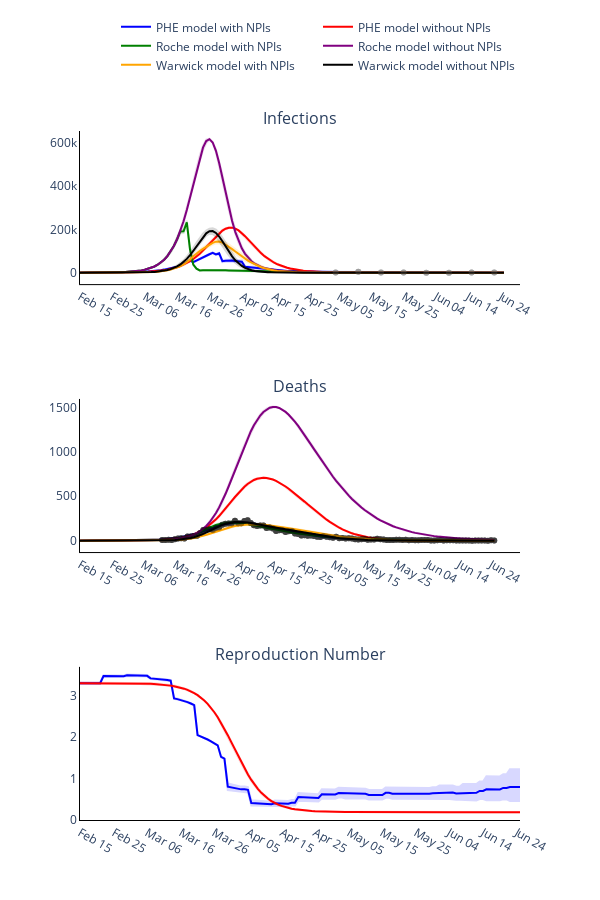

Notebook source saved alongside this figure:
### Markdown cell above
### Plot observed versus predicted using model with inferred parameters

### Code cell
# Trace names - represent the solver used for the simulation
trace_name = ['PHE model with NPIs', 'PHE model without NPIs', 'Roche model with NPIs', 'Roche model without NPIs', 'Warwick model with NPIs', 'Warwick model without NPIs']
titles = ['Infections', 'Deaths', 'Reproduction Number']

fig = go.Figure()
fig = make_subplots(rows=len(titles), cols=1, subplot_titles=tuple(titles), horizontal_spacing = 0.15)

# Plot (continuous predicted timeline and pointwise observed numbers each day)
for t, trace in enumerate(trace_name):
    # Plot of infections
    fig.add_trace(
        go.Scatter(
            x=times,
            y=new_infec_mean[t][0].tolist(),
            mode='lines',
            name=trace_name[t],
            line_color=colours[t]
        ),
        row= 1,
        col= 1
    )

    fig.add_trace(
        go.Scatter(
            x=times + times[::-1],
            y=new_infec_upper[t][0].tolist() + new_infec_lower[t][0].tolist()[::-1],
            fill='toself',
            fillcolor=colours[t],
            line_color=colours[t],
            opacity=0.15,
            mode='lines',
            showlegend=False,
            name=trace_name[t]
        ),
        row= 1,
        col= 1
    )

    fig.add_trace(
        go.Scatter(
            x=serology_times,
            y=np.sum(np.multiply(np.nan_to_num(np.divide(positives_data[r], tests[r])), susceptibles[r]), axis=1).tolist(),
            mode='markers',
            opacity=0.2,
            name=trace_name[r],
            showlegend=False,
            line_color=colours[-2]
        ),
        row= 1,
        col= 1
    )

    # Plot deaths
    fig.add_trace(
        go.Scatter(
            x=times,
            y=deaths_mean[t][0].tolist(),
            mode='lines',
            name=trace_name[t],
            showlegend=False,
            line_color=colours[t]
        ),
        row= 2,
        col= 1
    )

    fig.add_trace(
        go.Scatter(
            x=times + times[::-1],
            y=deaths_upper[t][0].tolist() + deaths_lower[t][0].tolist()[::-1],
            fill='toself',
            fillcolor=colours[t],
            line_color=colours[t],
            opacity=0.15,
            mode='lines',
            showlegend=False,
            name=trace_name[t]
        ),
        row= 2,
        col= 1
    )

    fig.add_trace(
        go.Scatter(
            x=deaths_times,
            y=np.sum(deaths_data[0], axis=1).tolist(),
            mode='markers',
            opacity=0.2,
            name=trace_name[t],
            showlegend=False,
            line_color=colours[-3]
        ),
        row= 2,
        col= 1
    )

    # Plot reproduction number
    if t < 2:
        fig.add_trace(
            go.Scatter(
                x=times,
                y=reprod_num_mean[t][0].tolist(),
                mode='lines',
                name=trace_name[t],
                showlegend=False,
                line_color=colours[t]
            ),
            row= 3,
            col= 1
        )

        fig.add_trace(
            go.Scatter(
                x=times + times[::-1],
                y=reprod_num_upper[t][0].tolist() + reprod_num_lower[t][0].tolist()[::-1],
                fill='toself',
                fillcolor=colours[t],
                line_color=colours[t],
                opacity=0.15,
                mode='lines',
                showlegend=False,
                name=trace_name[t]
            ),
            row= 3,
            col= 1
        )

# Add axis labels
fig.update_layout(
    width=600, 
    height=900,
    plot_bgcolor='white',
    xaxis=dict(
        linecolor='black',
        tickvals=np.arange(1, total_days, 10).tolist(),
        ticktext=['Feb 15', 'Feb 25', 'Mar 06', 'Mar 16', 'Mar 26', 'Apr 05', 'Apr 15', 'Apr 25', 'May 05', 'May 15', 'May 25', 'Jun 04', 'Jun 14', 'Jun 24']),
    yaxis=dict(linecolor='black'),
    xaxis2=dict(
        linecolor='black',
        tickvals=np.arange(1, total_days, 10).tolist(),
        ticktext=['Feb 15', 'Feb 25', 'Mar 06', 'Mar 16', 'Mar 26', 'Apr 05', 'Apr 15', 'Apr 25', 'May 05', 'May 15', 'May 25', 'Jun 04', 'Jun 14', 'Jun 24']),
    yaxis2=dict(linecolor='black'),
    xaxis3=dict(
        linecolor='black',
        tickvals=np.arange(1, total_days, 10).tolist(),
        ticktext=['Feb 15', 'Feb 25', 'Mar 06', 'Mar 16', 'Mar 26', 'Apr 05', 'Apr 15', 'Apr 25', 'May 05', 'May 15', 'May 25', 'Jun 04', 'Jun 14', 'Jun 24']),
    yaxis3=dict(linecolor='black'),
    legend=dict(
        orientation='h',
        yanchor="bottom",
        y=1.075,
        xanchor="right",
        x=1)
    )

fig.write_image('images/Model_comparison.pdf')
fig.show()

### Figure 1 — Plotly figure (JSON) as saved in the notebook; plotly's stock layout.template omitted (floating-point values rounded to 4 significant figures; data arrays with more than 128 entries replaced by an {"elided": "..."} marker saying what was removed)
{"data": [{"line": {"color": "blue"}, "mode": "lines", "name": "PHE model with NPIs", "type": "scatter", "x": {"elided": "132 int values"}, "xaxis": "x", "y": {"elided": "132 float values"}, "yaxis": "y"}, {"fill": "toself", "fillcolor": "blue", "line": {"color": "blue"}, "mode": "lines", "name": "PHE model with NPIs", "opacity": 0.15, "showlegend": false, "type": "scatter", "x": {"elided": "264 int values"}, "xaxis": "x", "y": {"elided": "264 float values"}, "yaxis": "y"}, {"line": {"color": "gray"}, "mode": "markers", "name": "PHE model with NPIs", "opacity": 0.2, "showlegend": false, "type": "scatter", "x": [80, 87, 94, 101, 108, 115, 122, 129], "xaxis": "x", "y": [1324.0, 3902.0, 1017.0, 372.9, 0, 0, 1378.0, 997.1, 982, 818.3, 241.0, 240.6, 0, 0, 827.9, 1296.0, 0, 1934.0, 2575.0, 2745.0, 709.9, 3286.0, 7272.0, 5684.0, 3567.0, 0, 6016.0, 7705.0, 8541.0, 0, 19160.0, 16580.0, 16990.0, 4429.0, 3429.0, 3375.0, 2405.0, 1205.0, 725.3, 1277.0, 6202.0, 998.6, 527.7, 1008.0, 0, 669.5, 446.0, 1265.0, 739.8, 6587.0, 6924.0, 5566.0, 3583.0], "yaxis": "y"}, {"line": {"color": "blue"}, "mode": "lines", "name": "PHE model with NPIs", "showlegend": false, "type": "scatter", "x": {"elided": "132 int values"}, "xaxis": "x2", "y": {"elided": "132 float values"}, "yaxis": "y2"}, {"fill": "toself", "fillcolor": "blue", "line": {"color": "blue"}, "mode": "lines", "name": "PHE model with NPIs", "opacity": 0.15, "showlegend": false, "type": "scatter", "x": {"elided": "264 int values"}, "xaxis": "x2", "y": {"elided": "264 float values"}, "yaxis": "y2"}, {"line": {"color": "black"}, "mode": "markers", "name": "PHE model with NPIs", "opacity": 0.2, "showlegend": false, "type": "scatter", "x": [27, 28, 29, 30, 31, 32, 33, 34, 35, 36, 37, 38, 39, 40, 41, 42, 43, 44, 45, 46, 47, 48, 49, 50, 51, 52, 53, 54, 55, 56, 57, 58, 59, 60, 61, 62, 63, 64, 65, 66, 67, 68, 69, 70, 71, 72, 73, 74, 75, 76, 77, 78, 79, 80, 81, 82, 83, 84, 85, 86, 87, 88, 89, 90, 91, 92, 93, 94, 95, 96, 97, 98, 99, 100, 101, 102, 103, 104, 105, 106, 107, 108, 109, 110, 111, 112, 113, 114, 115, 116, 117, 118, 119, 120, 121, 122, 123, 124, 125, 126, 127, 128, 129, 130, 131, 132], "xaxis": "x2", "y": {"elided": "471 int values"}, "yaxis": "y2"}, {"line": {"color": "blue"}, "mode": "lines", "name": "PHE model with NPIs", "showlegend": false, "type": "scatter", "x": {"elided": "132 int values"}, "xaxis": "x3", "y": {"elided": "132 float values"}, "yaxis": "y3"}, {"fill": "toself", "fillcolor": "blue", "line": {"color": "blue"}, "mode": "lines", "name": "PHE model with NPIs", "opacity": 0.15, "showlegend": false, "type": "scatter", "x": {"elided": "264 int values"}, "xaxis": "x3", "y": {"elided": "264 float values"}, "yaxis": "y3"}, {"line": {"color": "red"}, "mode": "lines", "name": "PHE model without NPIs", "type": "scatter", "x": {"elided": "132 int values"}, "xaxis": "x", "y": {"elided": "132 float values"}, "yaxis": "y"}, {"fill": "toself", "fillcolor": "red", "line": {"color": "red"}, "mode": "lines", "name": "PHE model without NPIs", "opacity": 0.15, "showlegend": false, "type": "scatter", "x": {"elided": "264 int values"}, "xaxis": "x", "y": {"elided": "264 float values"}, "yaxis": "y"}, {"line": {"color": "gray"}, "mode": "markers", "name": "PHE model with NPIs", "opacity": 0.2, "showlegend": false, "type": "scatter", "x": [80, 87, 94, 101, 108, 115, 122, 129], "xaxis": "x", "y": [1324.0, 3902.0, 1017.0, 372.9, 0, 0, 1378.0, 997.1, 982, 818.3, 241.0, 240.6, 0, 0, 827.9, 1296.0, 0, 1934.0, 2575.0, 2745.0, 709.9, 3286.0, 7272.0, 5684.0, 3567.0, 0, 6016.0, 7705.0, 8541.0, 0, 19160.0, 16580.0, 16990.0, 4429.0, 3429.0, 3375.0, 2405.0, 1205.0, 725.3, 1277.0, 6202.0, 998.6, 527.7, 1008.0, 0, 669.5, 446.0, 1265.0, 739.8, 6587.0, 6924.0, 5566.0, 3583.0], "yaxis": "y"}, {"line": {"color": "red"}, "mode": "lines", "name": "PHE model without NPIs", "showlegend": false, "type": "scatter", "x": {"elided": "132 int values"}, "xaxis": "x2", "y": {"elided": "132 float values"}, "yaxis": "y2"}, {"fill": "toself", "fillcolor": "red", "line": {"color": "red"}, "mode": "lines", "name": "PHE model without NPIs", "opacity": 0.15, "showlegend": false, "type": "scatter", "x": {"elided": "264 int values"}, "xaxis": "x2", "y": {"elided": "264 float values"}, "yaxis": "y2"}, {"line": {"color": "black"}, "mode": "markers", "name": "PHE model without NPIs", "opacity": 0.2, "showlegend": false, "type": "scatter", "x": [27, 28, 29, 30, 31, 32, 33, 34, 35, 36, 37, 38, 39, 40, 41, 42, 43, 44, 45, 46, 47, 48, 49, 50, 51, 52, 53, 54, 55, 56, 57, 58, 59, 60, 61, 62, 63, 64, 65, 66, 67, 68, 69, 70, 71, 72, 73, 74, 75, 76, 77, 78, 79, 80, 81, 82, 83, 84, 85, 86, 87, 88, 89, 90, 91, 92, 93, 94, 95, 96, 97, 98, 99, 100, 101, 102, 103, 104, 105, 106, 107, 108, 109, 110, 111, 112, 113, 114, 115, 116, 117, 118, 119, 120, 121, 122, 123, 124, 125, 126, 127, 128, 129, 130, 131, 132], "xaxis": "x2", "y": {"elided": "471 int values"}, "yaxis": "y2"}, {"line": {"color": "red"}, "mode": "lines", "name": "PHE model without NPIs", "showlegend": false, "type": "scatter", "x": {"elided": "132 int values"}, "xaxis": "x3", "y": {"elided": "132 float values"}, "yaxis": "y3"}, {"fill": "toself", "fillcolor": "red", "line": {"color": "red"}, "mode": "lines", "name": "PHE model without NPIs", "opacity": 0.15, "showlegend": false, "type": "scatter", "x": {"elided": "264 int values"}, "xaxis": "x3", "y": {"elided": "264 float values"}, "yaxis": "y3"}, {"line": {"color": "green"}, "mode": "lines", "name": "Roche model with NPIs", "type": "scatter", "x": {"elided": "132 int values"}, "xaxis": "x", "y": {"elided": "132 float values"}, "yaxis": "y"}, {"fill": "toself", "fillcolor": "green", "line": {"color": "green"}, "mode": "lines", "name": "Roche model with NPIs", "opacity": 0.15, "showlegend": false, "type": "scatter", "x": {"elided": "264 int values"}, "xaxis": "x", "y": {"elided": "264 float values"}, "yaxis": "y"}, {"line": {"color": "gray"}, "mode": "markers", "name": "PHE model with NPIs", "opacity": 0.2, "showlegend": false, "type": "scatter", "x": [80, 87, 94, 101, 108, 115, 122, 129], "xaxis": "x", "y": [1324.0, 3902.0, 1017.0, 372.9, 0, 0, 1378.0, 997.1, 982, 818.3, 241.0, 240.6, 0, 0, 827.9, 1296.0, 0, 1934.0, 2575.0, 2745.0, 709.9, 3286.0, 7272.0, 5684.0, 3567.0, 0, 6016.0, 7705.0, 8541.0, 0, 19160.0, 16580.0, 16990.0, 4429.0, 3429.0, 3375.0, 2405.0, 1205.0, 725.3, 1277.0, 6202.0, 998.6, 527.7, 1008.0, 0, 669.5, 446.0, 1265.0, 739.8, 6587.0, 6924.0, 5566.0, 3583.0], "yaxis": "y"}, {"line": {"color": "green"}, "mode": "lines", "name": "Roche model with NPIs", "showlegend": false, "type": "scatter", "x": {"elided": "132 int values"}, "xaxis": "x2", "y": {"elided": "132 float values"}, "yaxis": "y2"}, {"fill": "toself", "fillcolor": "green", "line": {"color": "green"}, "mode": "lines", "name": "Roche model with NPIs", "opacity": 0.15, "showlegend": false, "type": "scatter", "x": {"elided": "264 int values"}, "xaxis": "x2", "y": {"elided": "264 float values"}, "yaxis": "y2"}, {"line": {"color": "black"}, "mode": "markers", "name": "Roche model with NPIs", "opacity": 0.2, "showlegend": false, "type": "scatter", "x": [27, 28, 29, 30, 31, 32, 33, 34, 35, 36, 37, 38, 39, 40, 41, 42, 43, 44, 45, 46, 47, 48, 49, 50, 51, 52, 53, 54, 55, 56, 57, 58, 59, 60, 61, 62, 63, 64, 65, 66, 67, 68, 69, 70, 71, 72, 73, 74, 75, 76, 77, 78, 79, 80, 81, 82, 83, 84, 85, 86, 87, 88, 89, 90, 91, 92, 93, 94, 95, 96, 97, 98, 99, 100, 101, 102, 103, 104, 105, 106, 107, 108, 109, 110, 111, 112, 113, 114, 115, 116, 117, 118, 119, 120, 121, 122, 123, 124, 125, 126, 127, 128, 129, 130, 131, 132], "xaxis": "x2", "y": {"elided": "471 int values"}, "yaxis": "y2"}, {"line": {"color": "purple"}, "mode": "lines", "name": "Roche model without NPIs", "type": "scatter", "x": {"elided": "132 int values"}, "xaxis": "x", "y": {"elided": "132 float values"}, "yaxis": "y"}, {"fill": "toself", "fillcolor": "purple", "line": {"color": "purple"}, "mode": "lines", "name": "Roche model without NPIs", "opacity": 0.15, "showlegend": false, "type": "scatter", "x": {"elided": "264 int values"}, "xaxis": "x", "y": {"elided": "264 float values"}, "yaxis": "y"}, {"line": {"color": "gray"}, "mode": "markers", "name": "PHE model with NPIs", "opacity": 0.2, "showlegend": false, "type": "scatter", "x": [80, 87, 94, 101, 108, 115, 122, 129], "xaxis": "x", "y": [1324.0, 3902.0, 1017.0, 372.9, 0, 0, 1378.0, 997.1, 982, 818.3, 241.0, 240.6, 0, 0, 827.9, 1296.0, 0, 1934.0, 2575.0, 2745.0, 709.9, 3286.0, 7272.0, 5684.0, 3567.0, 0, 6016.0, 7705.0, 8541.0, 0, 19160.0, 16580.0, 16990.0, 4429.0, 3429.0, 3375.0, 2405.0, 1205.0, 725.3, 1277.0, 6202.0, 998.6, 527.7, 1008.0, 0, 669.5, 446.0, 1265.0, 739.8, 6587.0, 6924.0, 5566.0, 3583.0], "yaxis": "y"}, {"line": {"color": "purple"}, "mode": "lines", "name": "Roche model without NPIs", "showlegend": false, "type": "scatter", "x": {"elided": "132 int values"}, "xaxis": "x2", "y": {"elided": "132 float values"}, "yaxis": "y2"}, {"fill": "toself", "fillcolor": "purple", "line": {"color": "purple"}, "mode": "lines", "name": "Roche model without NPIs", "opacity": 0.15, "showlegend": false, "type": "scatter", "x": {"elided": "264 int values"}, "xaxis": "x2", "y": {"elided": "264 float values"}, "yaxis": "y2"}, {"line": {"color": "black"}, "mode": "markers", "name": "Roche model without NPIs", "opacity": 0.2, "showlegend": false, "type": "scatter", "x": [27, 28, 29, 30, 31, 32, 33, 34, 35, 36, 37, 38, 39, 40, 41, 42, 43, 44, 45, 46, 47, 48, 49, 50, 51, 52, 53, 54, 55, 56, 57, 58, 59, 60, 61, 62, 63, 64, 65, 66, 67, 68, 69, 70, 71, 72, 73, 74, 75, 76, 77, 78, 79, 80, 81, 82, 83, 84, 85, 86, 87, 88, 89, 90, 91, 92, 93, 94, 95, 96, 97, 98, 99, 100, 101, 102, 103, 104, 105, 106, 107, 108, 109, 110, 111, 112, 113, 114, 115, 116, 117, 118, 119, 120, 121, 122, 123, 124, 125, 126, 127, 128, 129, 130, 131, 132], "xaxis": "x2", "y": {"elided": "471 int values"}, "yaxis": "y2"}, {"line": {"color": "orange"}, "mode": "lines", "name": "Warwick model with NPIs", "type": "scatter", "x": {"elided": "132 int values"}, "xaxis": "x", "y": {"elided": "132 float values"}, "yaxis": "y"}, {"fill": "toself", "fillcolor": "orange", "line": {"color": "orange"}, "mode": "lines", "name": "Warwick model with NPIs", "opacity": 0.15, "showlegend": false, "type": "scatter", "x": {"elided": "264 int values"}, "xaxis": "x", "y": {"elided": "264 float values"}, "yaxis": "y"}, {"line": {"color": "gray"}, "mode": "markers", "name": "PHE model with NPIs", "opacity": 0.2, "showlegend": false, "type": "scatter", "x": [80, 87, 94, 101, 108, 115, 122, 129], "xaxis": "x", "y": [1324.0, 3902.0, 1017.0, 372.9, 0, 0, 1378.0, 997.1, 982, 818.3, 241.0, 240.6, 0, 0, 827.9, 1296.0, 0, 1934.0, 2575.0, 2745.0, 709.9, 3286.0, 7272.0, 5684.0, 3567.0, 0, 6016.0, 7705.0, 8541.0, 0, 19160.0, 16580.0, 16990.0, 4429.0, 3429.0, 3375.0, 2405.0, 1205.0, 725.3, 1277.0, 6202.0, 998.6, 527.7, 1008.0, 0, 669.5, 446.0, 1265.0, 739.8, 6587.0, 6924.0, 5566.0, 3583.0], "yaxis": "y"}, {"line": {"color": "orange"}, "mode": "lines", "name": "Warwick model with NPIs", "showlegend": false, "type": "scatter", "x": {"elided": "132 int values"}, "xaxis": "x2", "y": {"elided": "132 float values"}, "yaxis": "y2"}, {"fill": "toself", "fillcolor": "orange", "line": {"color": "orange"}, "mode": "lines", "name": "Warwick model with NPIs", "opacity": 0.15, "showlegend": false, "type": "scatter", "x": {"elided": "264 int values"}, "xaxis": "x2", "y": {"elided": "264 float values"}, "yaxis": "y2"}, {"line": {"color": "black"}, "mode": "markers", "name": "Warwick model with NPIs", "opacity": 0.2, "showlegend": false, "type": "scatter", "x": [27, 28, 29, 30, 31, 32, 33, 34, 35, 36, 37, 38, 39, 40, 41, 42, 43, 44, 45, 46, 47, 48, 49, 50, 51, 52, 53, 54, 55, 56, 57, 58, 59, 60, 61, 62, 63, 64, 65, 66, 67, 68, 69, 70, 71, 72, 73, 74, 75, 76, 77, 78, 79, 80, 81, 82, 83, 84, 85, 86, 87, 88, 89, 90, 91, 92, 93, 94, 95, 96, 97, 98, 99, 100, 101, 102, 103, 104, 105, 106, 107, 108, 109, 110, 111, 112, 113, 114, 115, 116, 117, 118, 119, 120, 121, 122, 123, 124, 125, 126, 127, 128, 129, 130, 131, 132], "xaxis": "x2", "y": {"elided": "471 int values"}, "yaxis": "y2"}, {"line": {"color": "black"}, "mode": "lines", "name": "Warwick model without NPIs", "type": "scatter", "x": {"elided": "132 int values"}, "xaxis": "x", "y": {"elided": "132 float values"}, "yaxis": "y"}, {"fill": "toself", "fillcolor": "black", "line": {"color": "black"}, "mode": "lines", "name": "Warwick model without NPIs", "opacity": 0.15, "showlegend": false, "type": "scatter", "x": {"elided": "264 int values"}, "xaxis": "x", "y": {"elided": "264 float values"}, "yaxis": "y"}, {"line": {"color": "gray"}, "mode": "markers", "name": "PHE model with NPIs", "opacity": 0.2, "showlegend": false, "type": "scatter", "x": [80, 87, 94, 101, 108, 115, 122, 129], "xaxis": "x", "y": [1324.0, 3902.0, 1017.0, 372.9, 0, 0, 1378.0, 997.1, 982, 818.3, 241.0, 240.6, 0, 0, 827.9, 1296.0, 0, 1934.0, 2575.0, 2745.0, 709.9, 3286.0, 7272.0, 5684.0, 3567.0, 0, 6016.0, 7705.0, 8541.0, 0, 19160.0, 16580.0, 16990.0, 4429.0, 3429.0, 3375.0, 2405.0, 1205.0, 725.3, 1277.0, 6202.0, 998.6, 527.7, 1008.0, 0, 669.5, 446.0, 1265.0, 739.8, 6587.0, 6924.0, 5566.0, 3583.0], "yaxis": "y"}, {"line": {"color": "black"}, "mode": "lines", "name": "Warwick model without NPIs", "showlegend": false, "type": "scatter", "x": {"elided": "132 int values"}, "xaxis": "x2", "y": {"elided": "132 float values"}, "yaxis": "y2"}, {"fill": "toself", "fillcolor": "black", "line": {"color": "black"}, "mode": "lines", "name": "Warwick model without NPIs", "opacity": 0.15, "showlegend": false, "type": "scatter", "x": {"elided": "264 int values"}, "xaxis": "x2", "y": {"elided": "264 float values"}, "yaxis": "y2"}, {"line": {"color": "black"}, "mode": "markers", "name": "Warwick model without NPIs", "opacity": 0.2, "showlegend": false, "type": "scatter", "x": [27, 28, 29, 30, 31, 32, 33, 34, 35, 36, 37, 38, 39, 40, 41, 42, 43, 44, 45, 46, 47, 48, 49, 50, 51, 52, 53, 54, 55, 56, 57, 58, 59, 60, 61, 62, 63, 64, 65, 66, 67, 68, 69, 70, 71, 72, 73, 74, 75, 76, 77, 78, 79, 80, 81, 82, 83, 84, 85, 86, 87, 88, 89, 90, 91, 92, 93, 94, 95, 96, 97, 98, 99, 100, 101, 102, 103, 104, 105, 106, 107, 108, 109, 110, 111, 112, 113, 114, 115, 116, 117, 118, 119, 120, 121, 122, 123, 124, 125, 126, 127, 128, 129, 130, 131, 132], "xaxis": "x2", "y": {"elided": "471 int values"}, "yaxis": "y2"}], "layout": {"annotations": [{"font": {"size": 16}, "showarrow": false, "text": "Infections", "x": 0.5, "xanchor": "center", "xref": "paper", "y": 1, "yanchor": "bottom", "yref": "paper"}, {"font": {"size": 16}, "showarrow": false, "text": "Deaths", "x": 0.5, "xanchor": "center", "xref": "paper", "y": 0.6111, "yanchor": "bottom", "yref": "paper"}, {"font": {"size": 16}, "showarrow": false, "text": "Reproduction Number", "x": 0.5, "xanchor": "center", "xref": "paper", "y": 0.2222, "yanchor": "bottom", "yref": "paper"}], "height": 900, "legend": {"orientation": "h", "x": 1, "xanchor": "right", "y": 1.075, "yanchor": "bottom"}, "plot_bgcolor": "white", "width": 600, "xaxis": {"anchor": "y", "domain": [0, 1], "linecolor": "black", "ticktext": ["Feb 15", "Feb 25", "Mar 06", "Mar 16", "Mar 26", "Apr 05", "Apr 15", "Apr 25", "May 05", "May 15", "May 25", "Jun 04", "Jun 14", "Jun 24"], "tickvals": [1, 11, 21, 31, 41, 51, 61, 71, 81, 91, 101, 111, 121, 131]}, "xaxis2": {"anchor": "y2", "domain": [0, 1], "linecolor": "black", "ticktext": ["Feb 15", "Feb 25", "Mar 06", "Mar 16", "Mar 26", "Apr 05", "Apr 15", "Apr 25", "May 05", "May 15", "May 25", "Jun 04", "Jun 14", "Jun 24"], "tickvals": [1, 11, 21, 31, 41, 51, 61, 71, 81, 91, 101, 111, 121, 131]}, "xaxis3": {"anchor": "y3", "domain": [0, 1], "linecolor": "black", "ticktext": ["Feb 15", "Feb 25", "Mar 06", "Mar 16", "Mar 26", "Apr 05", "Apr 15", "Apr 25", "May 05", "May 15", "May 25", "Jun 04", "Jun 14", "Jun 24"], "tickvals": [1, 11, 21, 31, 41, 51, 61, 71, 81, 91, 101, 111, 121, 131]}, "yaxis": {"anchor": "x", "domain": [0.7778, 1], "linecolor": "black"}, "yaxis2": {"anchor": "x2", "domain": [0.3889, 0.6111], "linecolor": "black"}, "yaxis3": {"anchor": "x3", "domain": [0, 0.2222], "linecolor": "black"}}}
